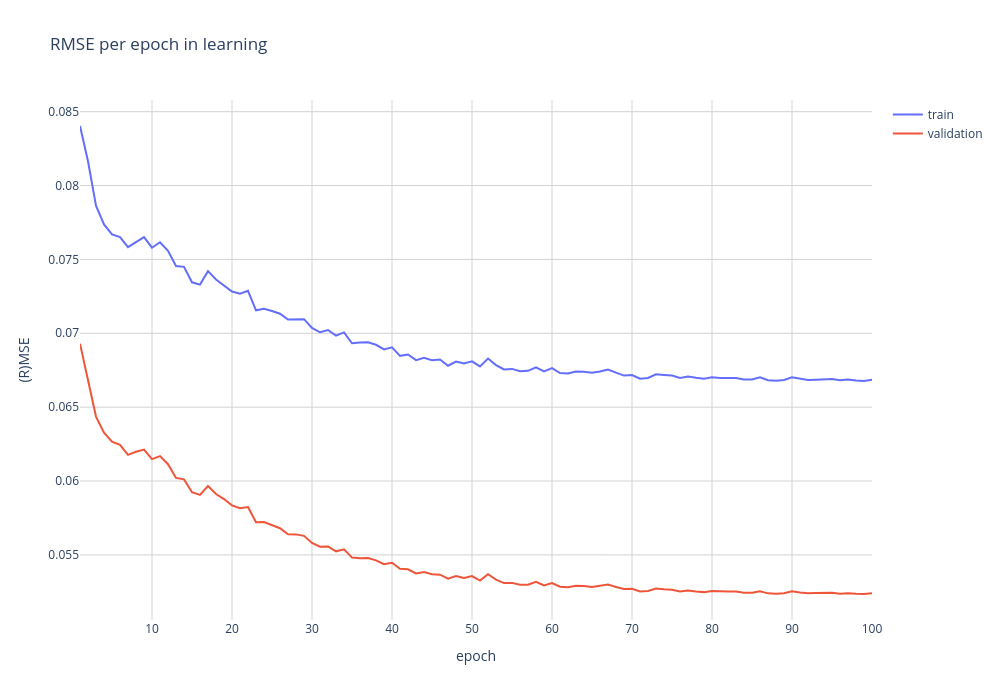

Notebook source saved alongside this figure:
### Markdown cell above
The lowest total MSE value, 0.0372971, for the test set was found with the following settings: 
a learning rate of: 0.0035, a hidden channel nr of: 41.0
a dropout rate of: 0.2500 and an epoch number of: 80.0

### Code cell
epoch_list = np.arange(1, len(train_list)+1)

fig = go.Figure()

fig.add_trace(go.Scatter(
    x=epoch_list,
    y=train_list,
    name="train"
))


fig.add_trace(go.Scatter(
    x=epoch_list,
    y=val_list,
    name="validation"
))

fig.update_layout(
    title="RMSE per epoch in learning",
    xaxis_title="epoch",
    yaxis_title="RMSE",
     xaxis = dict(
        title = 'epoch',
        gridcolor='lightgrey'),
    yaxis = dict(
        title = '(R)MSE',
        gridcolor='lightgrey'), 
    paper_bgcolor='rgba(0,0,0,0)',
    plot_bgcolor='rgba(0,0,0,0)',
    width=1000,
    height=700
)

fig.show()
